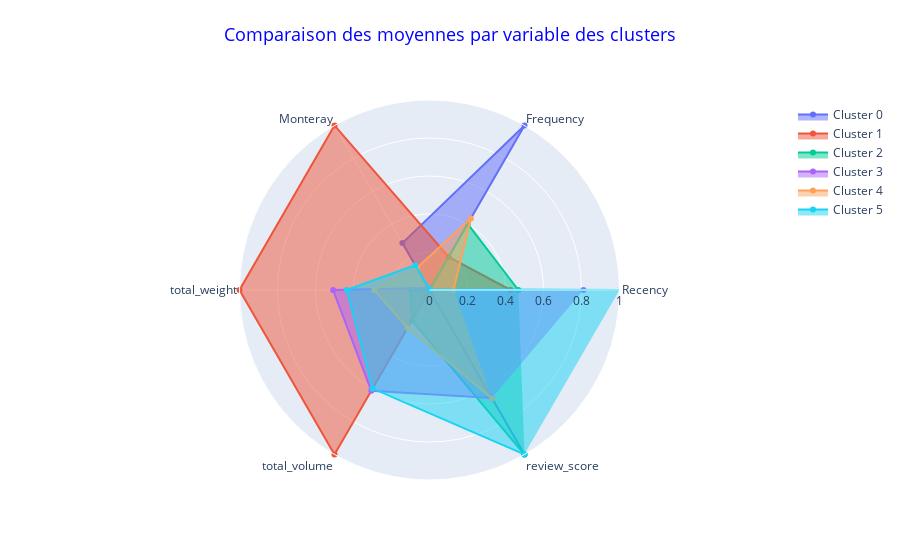

Source (notebook cell):
### Code cell
radars_plot(my_table_clusters)

### Figure 1 — Plotly figure (JSON) as saved in the notebook; plotly's stock layout.template omitted (floating-point values rounded to 4 significant figures)
{"data": [{"fill": "toself", "name": "Cluster 0", "r": [0, 1, 0.2853, 0, 0, 1], "theta": ["Recency", "Frequency", "Monteray", "total_weight", "total_volume", "review_score"], "type": "scatterpolar"}, {"fill": "toself", "name": "Cluster 1", "r": [0.4261, 0.2016, 1.0, 1, 1.0, 0], "theta": ["Recency", "Frequency", "Monteray", "total_weight", "total_volume", "review_score"], "type": "scatterpolar"}, {"fill": "toself", "name": "Cluster 2", "r": [0.4675, 0.4023, 0, 0.09768, 0.1847, 1.0], "theta": ["Recency", "Frequency", "Monteray", "total_weight", "total_volume", "review_score"], "type": "scatterpolar"}, {"fill": "toself", "name": "Cluster 3", "r": [0.8103, 0, 0.0115, 0.5076, 0.6126, 0.6571], "theta": ["Recency", "Frequency", "Monteray", "total_weight", "total_volume", "review_score"], "type": "scatterpolar"}, {"fill": "toself", "name": "Cluster 4", "r": [0.1263, 0.4351, 0.1338, 0.2915, 0.2306, 0.6588], "theta": ["Recency", "Frequency", "Monteray", "total_weight", "total_volume", "review_score"], "type": "scatterpolar"}, {"fill": "toself", "name": "Cluster 5", "r": [1.0, 0.004489, 0.1508, 0.4352, 0.5994, 0.9988], "theta": ["Recency", "Frequency", "Monteray", "total_weight", "total_volume", "review_score"], "type": "scatterpolar"}], "layout": {"polar": {"radialaxis": {"range": [0, 1], "visible": true}}, "showlegend": true, "title": {"font": {"color": "blue", "size": 18}, "text": "Comparaison des moyennes par variable des clusters", "x": 0.5, "xanchor": "center", "y": 0.95, "yanchor": "top"}}}
